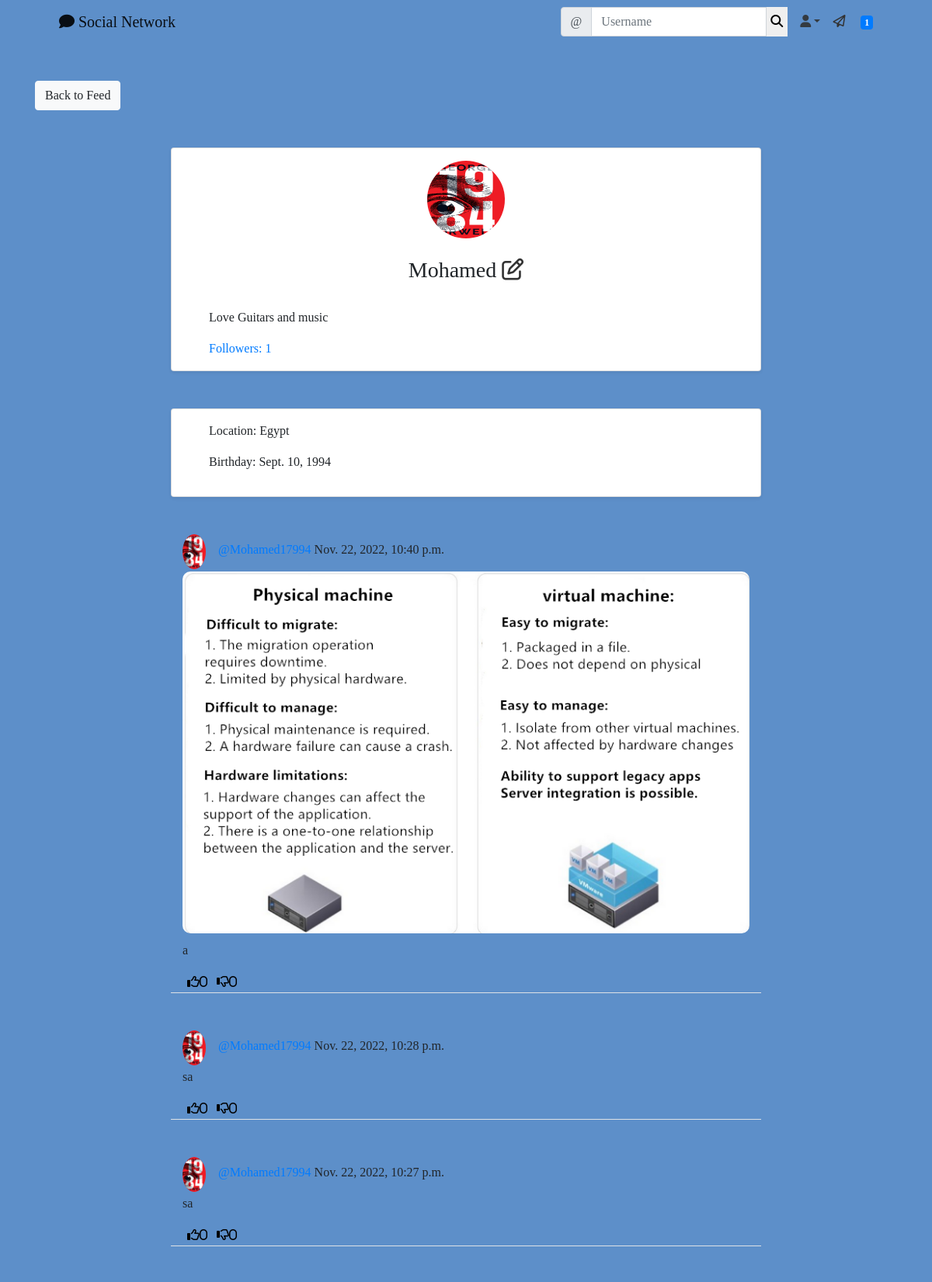
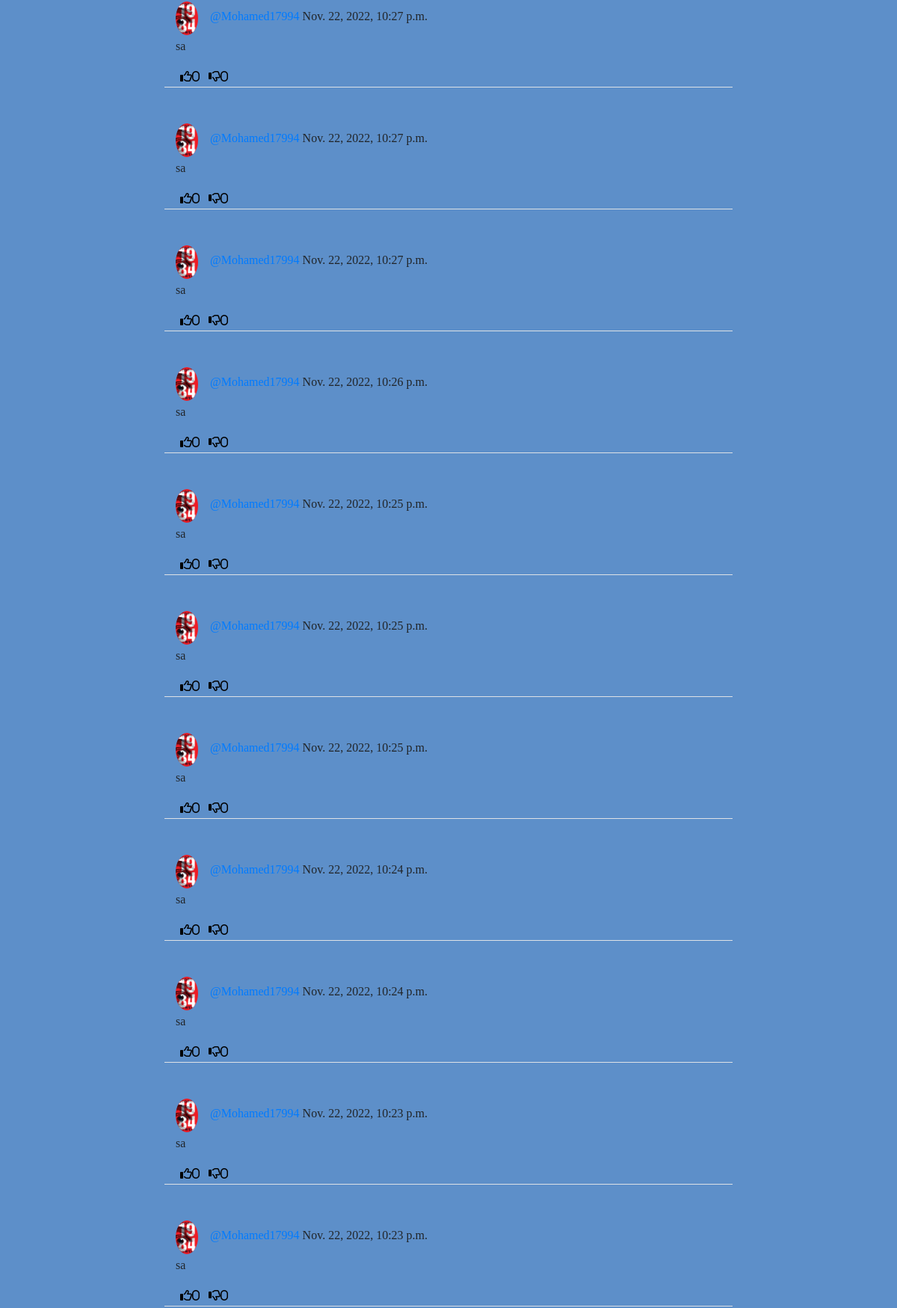
Screenshot of /social/profile/2/ (signed in, upper part) with the database file from the repository (2 pictures, top to bottom).
### social/models.py (models this page shows)
class UserProfile(models.Model):
    user = models.OneToOneField(User, primary_key=True, verbose_name='user', related_name='profile', on_delete=models.CASCADE)
    name = models.CharField(max_length=30, blank=True, null=True)
    bio = models.TextField(max_length=500, blank=True)
    birth_date = models.DateField(null=True, blank=True)
    location = models.CharField(max_length=100, blank=True, null=True)
    picture = models.ImageField(upload_to='uploads/profile_pictures/', default='uploads/profile_pictures/default.png', blank=True)
    followers = models.ManyToManyField(User, blank=True, related_name='followers')

class Post(models.Model):
    body = models.TextField()
    image = models.ImageField(upload_to='uploads/post_photos', blank=True, null=True)
    created_on = models.DateTimeField(default=timezone.now)
    author = models.ForeignKey(User, on_delete=models.CASCADE)
    likes = models.ManyToManyField(User, blank=True, related_name='likes')
    dislikes = models.ManyToManyField(User, blank=True, related_name='dislikes')

### social/views.py (the view)
# urls.py: path('profile/<int:pk>/', ProfileView.as_view(), name='profile'),
class ProfileView(View):
    def get(self, request, pk, *args, **kwargs):
        profile = UserProfile.objects.get(pk=pk)
        user = profile.user
        posts = Post.objects.filter(author=user).order_by('-created_on')
        followers = profile.followers.all()
        is_following = True if followers else False
        for follower in followers:
            if follower == request.user:
                is_following = True
                break
            else:
                is_following = False
        number_of_followers = len(followers)
        context = {
            'user': user,
            'profile': profile,
            'posts': posts,
            'is_following': is_following,
            'number_of_followers': number_of_followers,
        }
        return render(request, 'social/profile.html', context)

### landing/templatetags/custom_tags.py (called while the page is built)
@register.inclusion_tag('social/show_notifications.html', takes_context = True)
def show_notifications(context):
    request_user = context['request'].user
    notifications = Notification.objects.filter(to_user=request_user).exclude(user_has_seen=True).order_by('-date')
    return {'notifications': notifications}

### social/templates/social/profile.html (shortened to what this page needs)
{% extends 'landing/base.html' %}
{% block content %}
<div class="container">
    <div class="row mt-5">
        <div class="col-md-3 col-sm-6">
            <a href="{% url 'social:post-list' %}" class="btn btn-light">Back to Feed</a>
        </div>
    </div>
    <div class="row justify-content-center mt-5">
        <div class="card col-md-8 col-sm-12 shadow-sm px-5 pt-3">
            <div class="text-center">
                <img src="{{ profile.picture.url }}" class="rounded-circle" width="100" height="100" />
                {% if profile.user %}
                <h3 class="py-4">{{ profile.name }}
                    <span>
                        {% if request.user == user %}
                        <a href="{% url 'social:profile-edit' profile.pk %}" class="edit-color"><i class="far fa-edit"></i></a>
                        {% endif %}
                    </span>
                </h3>
                {% endif %}
            </div>
            <div class="mb-3">
                {% if profile.bio %}
                <p>{{ profile.bio }}</p>
                {% endif %}
                <a href="{% url 'social:followers-list' profile.pk%}" class="post-link">Followers: {{ number_of_followers }}</a>
            </div>
        </div>
    </div>
    <div class="row justify-content-center mt-5">
        <div class="card col-md-8 col-sm-12 shadow-sm px-5 pt-3">
            <div>
                {% if profile.location %}
                    <p>Location: {{ profile.location }}</p>
                    {% endif %}
                    {% if profile.birth_date %}
                    <p>Birthday: {{ profile.birth_date }}</p>
                {% endif %}
            </div>
        </div>
    </div>
    {% for post in posts %}
    <div class="row justify-content-center mt-5">
        <div class="col-md-8 col-sm-12 border-bottom position-relative">
            <div>
                <a href="{% url 'social:profile' post.author.profile.pk %}">
                    <img class="rounded-circle post-img" height="30" width="30" src="{{ post.author.profile.picture.url }}" />
                </a>
                <p class="post-text">
                    <a class="text-primary post-link" href="{% url 'social:profile' post.author.profile.pk %}">@{{ post.author }}</a> {{ post.created_on }}
                </p>
            </div>
            <div class="position-relative">
                {% if post.image %}
                    <img src="{{ post.image.url }}" class="post-image">
                {% endif %}
                <p>{{ post.body }}</p>
            </div>
            <div class="d-flex flex-row">
                <form method="POST" action="{% url 'social:like' post.pk %}">
                    <button class="remove-default-btn" type="submit">
                        <i class="far fa-thumbs-up"><span>{{ post.likes.all.count }}</span></i>
                    </button>
                </form>
                <form method="POST" action="{% url 'social:dislike' post.pk %}">
                    <button class="remove-default-btn" type="submit">
                        <i class="far fa-thumbs-down"><span>{{ post.dislikes.all.count }}</span></i>
                    </button>
                </form>
            </div>
        </div>
    </div>
    {% endfor %}
</div>
{% endblock content %}

### static/css/stylesheet.css (style rules this page uses)
#body { font-family: 'Nunito'; background-color: #5d8fc9; }
.post-text { padding-top: 0.5rem; }
.post-link { text-decoration: none; }
.post-img { float: left; margin-right: 1rem; border-radius: 10px; max-width: 100%; height: auto; }
.remove-default-btn { background-color: transparent; border: none; box-shadow: none; }
.edit-color { color: #333; }
.post-image { width: 100%; height: 100%; border-radius: 10px; margin-bottom: 10px; }

### rows the page displays
UserProfile: picture (picture), name "Mohamed", bio "Love Guitars and music", location "Egypt", birth_date "Sept. 10, 1994"
Post: author.profile.picture (picture), author "Mohamed17994", created_on "Nov. 22, 2022, 10:40 p.m.", image (picture), body "a", likes.all.count "0", dislikes.all.count "0"
Post: author.profile.picture (picture), author "Mohamed17994", created_on "Nov. 22, 2022, 10:28 p.m.", body "sa", likes.all.count "0", dislikes.all.count "0"
Post: author.profile.picture (picture), author "Mohamed17994", created_on "Nov. 22, 2022, 10:27 p.m.", body "sa", likes.all.count "0", dislikes.all.count "0"
Post: author.profile.picture (picture), author "Mohamed17994", created_on "Nov. 22, 2022, 10:27 p.m.", body "sa", likes.all.count "0", dislikes.all.count "0"
Post: author.profile.picture (picture), author "Mohamed17994", created_on "Nov. 22, 2022, 10:27 p.m.", body "sa", likes.all.count "0", dislikes.all.count "0"
Post: author.profile.picture (picture), author "Mohamed17994", created_on "Nov. 22, 2022, 10:27 p.m.", body "sa", likes.all.count "0", dislikes.all.count "0"
Post: author.profile.picture (picture), author "Mohamed17994", created_on "Nov. 22, 2022, 10:26 p.m.", body "sa", likes.all.count "0", dislikes.all.count "0"
Post: author.profile.picture (picture), author "Mohamed17994", created_on "Nov. 22, 2022, 10:25 p.m.", body "sa", likes.all.count "0", dislikes.all.count "0"
Post: author.profile.picture (picture), author "Mohamed17994", created_on "Nov. 22, 2022, 10:25 p.m.", body "sa", likes.all.count "0", dislikes.all.count "0"
Post: author.profile.picture (picture), author "Mohamed17994", created_on "Nov. 22, 2022, 10:25 p.m.", body "sa", likes.all.count "0", dislikes.all.count "0"
Post: author.profile.picture (picture), author "Mohamed17994", created_on "Nov. 22, 2022, 10:24 p.m.", body "sa", likes.all.count "0", dislikes.all.count "0"
Post: author.profile.picture (picture), author "Mohamed17994", created_on "Nov. 22, 2022, 10:24 p.m.", body "sa", likes.all.count "0", dislikes.all.count "0"
Post: author.profile.picture (picture), author "Mohamed17994", created_on "Nov. 22, 2022, 10:23 p.m.", body "sa", likes.all.count "0", dislikes.all.count "0"
Post: author.profile.picture (picture), author "Mohamed17994", created_on "Nov. 22, 2022, 10:23 p.m.", body "sa", likes.all.count "0", dislikes.all.count "0"

### other values shown
{{ notifications.count }} "1"
{{ number_of_followers }} "1"
